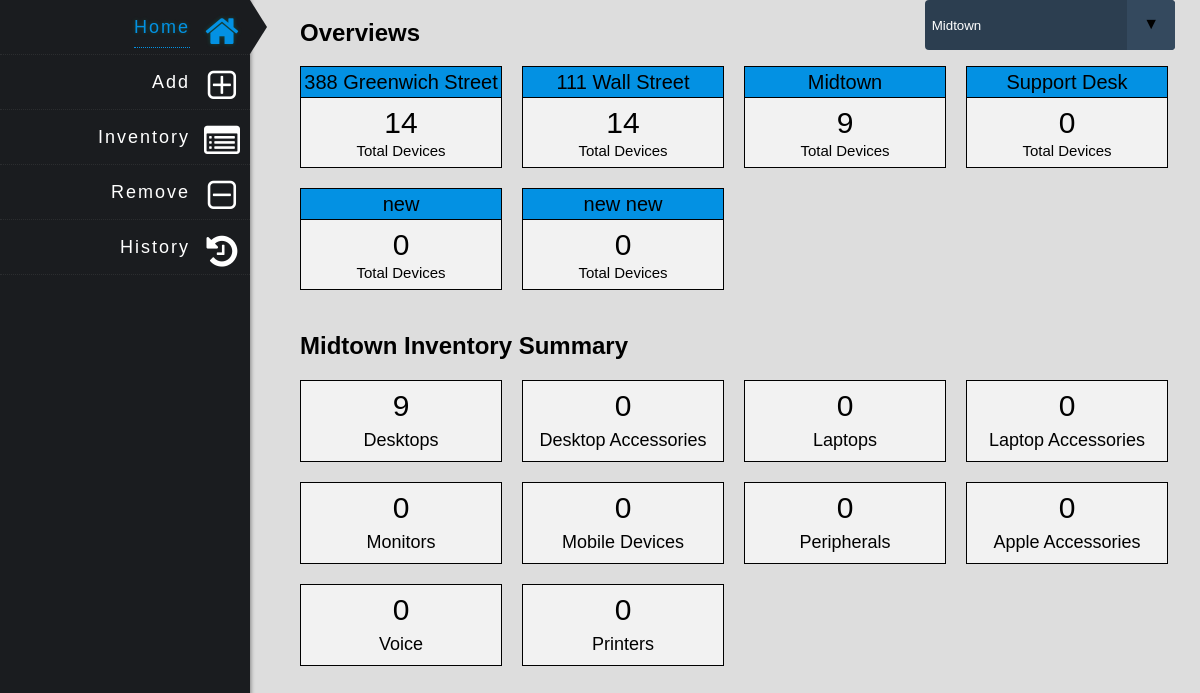
The page /index.php?id=3 on the database its author committed.
### tables this page shows
CREATE TABLE IF NOT EXISTS `locations` (
  `location_id` int(2) NOT NULL AUTO_INCREMENT,
  `location_name` text NOT NULL,
  PRIMARY KEY (`location_id`)
);

CREATE TABLE IF NOT EXISTS `category` (
  `category_id` int(11) NOT NULL AUTO_INCREMENT,
  `category_name` text NOT NULL,
  PRIMARY KEY (`category_id`),
  UNIQUE KEY `category_id` (`category_id`)
);

### private/query_functions.php (called while the page is built, shortened)
<?php
  function show_all_locations() {
    global $db;
    $sql = "SELECT * FROM locations";
    $result = mysqli_query($db, $sql);
    return $result;
  }
  function find_all_categories() {
    global $db;
    $sql = "SELECT * FROM category ";
    $result = mysqli_query($db, $sql);
    return $result;
  }
  function find_devices_number($location){
    global $db;
    $sql = "SELECT SUM(item_amount) AS value_sum FROM stock WHERE item_location=$location";
    $result = mysqli_query($db, $sql);
    $row = mysqli_fetch_assoc($result);
    $sum = $row['value_sum'];
    return $sum;
  }
  function find_total_number_by_category($location,$category){
    global $db;
    $sql = "SELECT SUM(item_amount) AS value_sum FROM stock WHERE item_location=$location AND item_category='$category'";
    $result = mysqli_query($db, $sql);
    $row = mysqli_fetch_assoc($result);
    $sum = $row['value_sum'];
    return $sum;
  }
?>

### private/functions.php (called while the page is built, shortened)
<?php
function h($string="") {
  return htmlspecialchars($string);
}
?>

### public/index.php (the view, shortened to what this page needs)
<?php include(SHARED_PATH . '/header.php'); ?>
<?php include(SHARED_PATH . '/nav.php'); ?>
<?php
    $id = isset($_GET['id']) ? $_GET['id'] : '1';
    $location = find_location_by_id($id);
?>
<?php
        echo "<div class='select'>";
        $location_set = show_all_locations();
        if ($location_set->num_rows > 0) {
            echo "<select name='page' class='selectLocation' onchange='loadLocation(this.value)'>";
            while($row = $location_set->fetch_assoc()) {
                if ($id == $row["location_id"]){
                    echo "<option value='" .$row["location_id"] ."' selected='selected'>" . $row["location_name"] ."</option>";
                }else{
                    echo "<option value='" .$row["location_id"] ."'>" . $row["location_name"] ."</option>";
                }
            }
            echo "</select>";
        } else {
            echo "0 results";
        }
        echo "</div>";
    ?>
<div id="page-content">
    <?php $location_num_set = show_all_locations();?>
    <h1 class="home_head">Overviews</h1>
    <div class="location_summary">
        <?php while($row = mysqli_fetch_assoc($location_num_set)) { ?>
            <div class="location_total_devices" id="<?php echo $row["location_id"] ?>">
                <?php $location_total_devices = find_devices_number(h($row["location_id"])); ?>
                <p class="location_name"><?php echo h($row["location_name"]) ?></p>
                <p class="location_number"><?php echo $location_total_devices ?></p>
                <p class="location_tag">Total Devices</p>
            </div>
        <?php } ?>
    </div>
    <?php $category_set = find_all_categories(); ?>
    <h1 class="home_head"><?php echo h($location['location_name']); ?> Inventory Summary</h1>
    <div class="location_summary">
        <?php while($category = mysqli_fetch_assoc($category_set)) { ?>
          <div class="category_sum_box">
            <?php
                $category_name = $category['category_name'];
                $total_num = find_total_number_by_category($id,h($category_name));
            ?>
            <p class="number"><?php echo $total_num; ?></p>
            <p class="name"><?php echo h($category_name); ?></p>
          </div>
        <?php } ?>
    </div>
</div>
<?php include(SHARED_PATH . '/footer.php'); ?>

### public/css/home.css (style rules this page uses)
.home_head { margin-left: 50px; margin-top: 20px; clear: both; }
.location_summary { margin-left: 50px; margin-top: 20px; display: inline-block; }
.location_total_devices { width: 200px; height: 100px; float: left; background-color: #f2f2f2; margin-right: 20px; margin-bottom: 20px; border: 1px solid black; }
.location_total_devices .location_name { width: 200px; font-size: 20px; text-align: center; padding-top: 5px; padding-bottom: 5px; background-color: #0391e3; border-bottom: 1px solid black; }
.location_total_devices .location_number { width: 200px; font-size: 30px; text-align: center; margin-top: 10px; }
.location_total_devices .location_tag { width: 200px; font-size: 15px; text-align: center; margin-top: 5px; }
.category_sum_box { width: 200px; height: 80px; float: left; background-color: #f2f2f2; margin-right: 20px; margin-bottom: 20px; border: 1px solid black; }
.category_sum_box .number { float: left; width: 200px; height: 40px; font-size: 30px; text-align: center; padding-top: 10px; }
.category_sum_box .name { float: left; width: 200px; font-size: 18px; text-align: center; }

### rows shown on the page
locations: location_name "388 Greenwich Street", location_total_devices "14"
locations: location_name "111 Wall Street", location_total_devices "14"
locations: location_name "Midtown", location_total_devices "9"
locations: location_name "Support Desk", location_total_devices "0"
locations: location_name "new", location_total_devices "0"
locations: location_name "new new", location_total_devices "0"
category: total_num "9", category_name "Desktops"
category: total_num "0", category_name "Desktop Accessories"
category: total_num "0", category_name "Laptops"
category: total_num "0", category_name "Laptop Accessories"
category: total_num "0", category_name "Monitors"
category: total_num "0", category_name "Mobile Devices"
category: total_num "0", category_name "Peripherals"
category: total_num "0", category_name "Apple Accessories"
category: total_num "0", category_name "Voice"
category: total_num "0", category_name "Printers"

### other values the page prints
form field page "Midtown"
